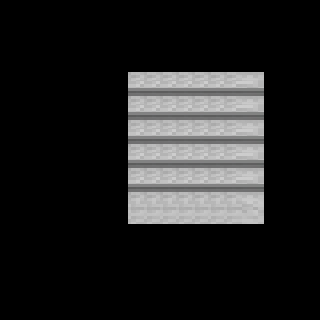

This game map was drawn from its Tiled (.tmx) file and the tilesets committed beside it. A one-line description and the full map source follow:
An orthogonal 40x40 tile map with 8x8 px tiles, 1 tile layer (Tile Layer 1).

<map version="1.10" tiledversion="1.10.1" orientation="orthogonal" renderorder="right-down" width="40" height="40" tilewidth="8" tileheight="8" infinite="0" nextlayerid="2" nextobjectid="1">
 <tileset firstgid="1" source="lib_asset.tsx" />
 <layer id="1" name="Tile Layer 1" width="40" height="40">
  <data encoding="csv">
0,0,0,0,0,0,0,0,0,0,0,0,0,0,0,0,0,0,0,0,0,0,0,0,0,0,0,0,0,0,0,0,0,0,0,0,0,0,0,0,
0,0,0,0,0,0,0,0,0,0,0,0,0,0,0,0,0,0,0,0,0,0,0,0,0,0,0,0,0,0,0,0,0,0,0,0,0,0,0,0,
0,0,0,0,0,0,0,0,0,0,0,0,0,0,0,0,0,0,0,0,0,0,0,0,0,0,0,0,0,0,0,0,0,0,0,0,0,0,0,0,
0,0,0,0,0,0,0,0,0,0,0,0,0,0,0,0,0,0,0,0,0,0,0,0,0,0,0,0,0,0,0,0,0,0,0,0,0,0,0,0,
0,0,0,0,0,0,0,0,0,0,0,0,0,0,0,0,0,0,0,0,0,0,0,0,0,0,0,0,0,0,0,0,0,0,0,0,0,0,0,0,
0,0,0,0,0,0,0,0,0,0,0,0,0,0,0,0,0,0,0,0,0,0,0,0,0,0,0,0,0,0,0,0,0,0,0,0,0,0,0,0,
0,0,0,0,0,0,0,0,0,0,0,0,0,0,0,0,0,0,0,0,0,0,0,0,0,0,0,0,0,0,0,0,0,0,0,0,0,0,0,0,
0,0,0,0,0,0,0,0,0,0,0,0,0,0,0,0,0,0,0,0,0,0,0,0,0,0,0,0,0,0,0,0,0,0,0,0,0,0,0,0,
0,0,0,0,0,0,0,0,0,0,0,0,0,0,0,0,0,0,0,0,0,0,0,0,0,0,0,0,0,0,0,0,0,0,0,0,0,0,0,0,
0,0,0,0,0,0,0,0,0,0,0,0,0,0,0,0,0,0,0,0,0,0,0,0,0,0,0,0,0,0,0,0,0,0,0,0,0,0,0,0,
0,0,0,0,0,0,0,0,0,0,0,0,0,0,0,0,0,0,0,0,0,0,0,0,0,0,0,0,0,0,0,0,0,0,0,0,0,0,0,0,
0,0,0,0,0,0,0,0,0,0,0,0,0,0,0,0,0,0,0,0,0,0,0,0,0,0,0,0,0,0,0,0,0,0,0,0,0,0,0,0,
0,0,0,0,0,0,0,0,0,0,0,0,0,0,0,0,308,309,308,309,308,309,308,309,308,309,308,309,308,309,0,0,0,0,0,0,0,0,0,0,
0,0,0,0,0,0,0,0,0,0,0,0,0,0,0,0,329,330,329,330,329,330,329,330,329,330,329,330,329,330,0,0,0,0,0,0,0,0,0,0,
0,0,0,0,0,0,0,0,0,0,0,0,0,0,0,0,350,351,350,351,350,351,350,351,350,351,350,351,350,351,0,0,0,0,0,0,0,0,0,0,
0,0,0,0,0,0,0,0,0,0,0,0,0,0,0,0,308,309,308,309,308,309,308,309,308,309,308,309,308,309,0,0,0,0,0,0,0,0,0,0,
0,0,0,0,0,0,0,0,0,0,0,0,0,0,0,0,329,330,329,330,329,330,329,330,329,330,329,330,329,330,0,0,0,0,0,0,0,0,0,0,
0,0,0,0,0,0,0,0,0,0,0,0,0,0,0,0,350,351,350,351,350,351,350,351,350,351,350,351,350,351,0,0,0,0,0,0,0,0,0,0,
0,0,0,0,0,0,0,0,0,0,0,0,0,0,0,0,308,309,308,309,308,309,308,309,308,309,308,309,308,309,0,0,0,0,0,0,0,0,0,0,
0,0,0,0,0,0,0,0,0,0,0,0,0,0,0,0,329,330,329,330,329,330,329,330,329,330,329,330,329,330,0,0,0,0,0,0,0,0,0,0,
0,0,0,0,0,0,0,0,0,0,0,0,0,0,0,0,350,351,350,351,350,351,350,351,350,351,350,351,350,351,0,0,0,0,0,0,0,0,0,0,
0,0,0,0,0,0,0,0,0,0,0,0,0,0,0,0,308,309,308,309,308,309,308,309,308,309,308,309,308,309,0,0,0,0,0,0,0,0,0,0,
0,0,0,0,0,0,0,0,0,0,0,0,0,0,0,0,329,330,329,330,329,330,329,330,329,330,329,330,329,330,0,0,0,0,0,0,0,0,0,0,
0,0,0,0,0,0,0,0,0,0,0,0,0,0,0,0,350,351,350,351,350,351,350,351,350,351,350,351,350,351,0,0,0,0,0,0,0,0,0,0,
0,0,0,0,0,0,0,0,0,0,0,0,0,0,0,0,308,309,308,309,308,309,308,309,308,309,308,309,308,309,0,0,0,0,0,0,0,0,0,0,
0,0,0,0,0,0,0,0,0,0,0,0,0,0,0,0,329,330,329,330,329,330,329,330,329,330,329,330,329,330,0,0,0,0,0,0,0,0,0,0,
0,0,0,0,0,0,0,0,0,0,0,0,0,0,0,0,350,351,350,351,350,351,350,351,350,351,350,351,350,351,0,0,0,0,0,0,0,0,0,0,
0,0,0,0,0,0,0,0,0,0,0,0,0,0,0,0,308,309,308,309,308,309,308,309,308,309,308,309,308,309,0,0,0,0,0,0,0,0,0,0,
0,0,0,0,0,0,0,0,0,0,0,0,0,0,0,0,0,0,0,0,0,0,0,0,0,0,0,0,0,0,0,0,0,0,0,0,0,0,0,0,
0,0,0,0,0,0,0,0,0,0,0,0,0,0,0,0,0,0,0,0,0,0,0,0,0,0,0,0,0,0,0,0,0,0,0,0,0,0,0,0,
0,0,0,0,0,0,0,0,0,0,0,0,0,0,0,0,0,0,0,0,0,0,0,0,0,0,0,0,0,0,0,0,0,0,0,0,0,0,0,0,
0,0,0,0,0,0,0,0,0,0,0,0,0,0,0,0,0,0,0,0,0,0,0,0,0,0,0,0,0,0,0,0,0,0,0,0,0,0,0,0,
0,0,0,0,0,0,0,0,0,0,0,0,0,0,0,0,0,0,0,0,0,0,0,0,0,0,0,0,0,0,0,0,0,0,0,0,0,0,0,0,
0,0,0,0,0,0,0,0,0,0,0,0,0,0,0,0,0,0,0,0,0,0,0,0,0,0,0,0,0,0,0,0,0,0,0,0,0,0,0,0,
0,0,0,0,0,0,0,0,0,0,0,0,0,0,0,0,0,0,0,0,0,0,0,0,0,0,0,0,0,0,0,0,0,0,0,0,0,0,0,0,
0,0,0,0,0,0,0,0,0,0,0,0,0,0,0,0,0,0,0,0,0,0,0,0,0,0,0,0,0,0,0,0,0,0,0,0,0,0,0,0,
0,0,0,0,0,0,0,0,0,0,0,0,0,0,0,0,0,0,0,0,0,0,0,0,0,0,0,0,0,0,0,0,0,0,0,0,0,0,0,0,
0,0,0,0,0,0,0,0,0,0,0,0,0,0,0,0,0,0,0,0,0,0,0,0,0,0,0,0,0,0,0,0,0,0,0,0,0,0,0,0,
0,0,0,0,0,0,0,0,0,0,0,0,0,0,0,0,0,0,0,0,0,0,0,0,0,0,0,0,0,0,0,0,0,0,0,0,0,0,0,0,
0,0,0,0,0,0,0,0,0,0,0,0,0,0,0,0,0,0,0,0,0,0,0,0,0,0,0,0,0,0,0,0,0,0,0,0,0,0,0,0
</data>
 </layer>
</map>
